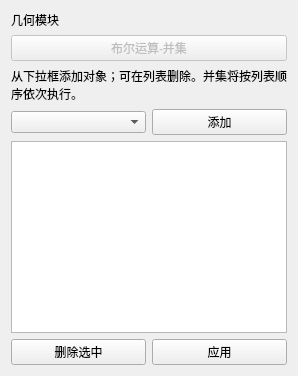
<?xml version="1.0" encoding="UTF-8"?>
<ui version="4.0">
 <class>OccBooleanFuseWidget</class>
 <widget class="QWidget" name="OccBooleanFuseWidget">
  <layout class="QVBoxLayout" name="verticalLayout">
   <item>
    <widget class="QLabel" name="pageNameLabel">
     <property name="text"><string>几何模块</string></property>
    </widget>
   </item>
   <item>
    <widget class="QPushButton" name="sectionTitleButton">
     <property name="enabled"><bool>false</bool></property>
     <property name="text"><string>布尔运算-并集</string></property>
    </widget>
   </item>
   <item>
    <widget class="QLabel" name="tipLabel">
     <property name="text"><string>从下拉框添加对象；可在列表删除。并集将按列表顺序依次执行。</string></property>
     <property name="wordWrap"><bool>true</bool></property>
    </widget>
   </item>
   <item>
    <layout class="QHBoxLayout" name="addLayout">
     <item><widget class="QComboBox" name="sourceComboBox"/></item>
     <item><widget class="QPushButton" name="addButton"><property name="text"><string>添加</string></property></widget></item>
    </layout>
   </item>
   <item>
    <widget class="QListWidget" name="selectedListWidget">
     <property name="selectionMode"><enum>QAbstractItemView::ExtendedSelection</enum></property>
    </widget>
   </item>
   <item>
    <layout class="QHBoxLayout" name="actionLayout">
     <item><widget class="QPushButton" name="removeButton"><property name="text"><string>删除选中</string></property></widget></item>
     <item><widget class="QPushButton" name="applyButton"><property name="text"><string>应用</string></property></widget></item>
    </layout>
   </item>
  </layout>
 </widget>
 <resources/>
 <connections/>
</ui>
